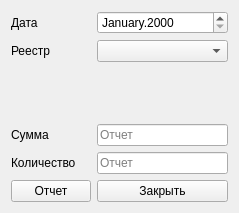
<?xml version="1.0" encoding="UTF-8"?>
<ui version="4.0">
 <class>ReportForm</class>
 <widget class="QWidget" name="ReportForm">
  <property name="geometry">
   <rect>
    <x>0</x>
    <y>0</y>
    <width>239</width>
    <height>213</height>
   </rect>
  </property>
  <property name="windowTitle">
   <string>Отчеты</string>
  </property>
  <property name="windowIcon">
   <iconset resource="../../resources/main.qrc">
    <normaloff>:/images/logo.png</normaloff>:/images/logo.png</iconset>
  </property>
  <layout class="QGridLayout" name="gridLayout">
   <item row="2" column="1">
    <widget class="QLabel" name="registerLabel">
     <property name="text">
      <string>Реестр</string>
     </property>
    </widget>
   </item>
   <item row="1" column="2">
    <widget class="QDateEdit" name="dateEdit">
     <property name="displayFormat">
      <string>MMMM.yyyy</string>
     </property>
    </widget>
   </item>
   <item row="5" column="1">
    <widget class="QLabel" name="countReportLabel">
     <property name="text">
      <string>Количество</string>
     </property>
    </widget>
   </item>
   <item row="2" column="2">
    <widget class="QComboBox" name="registerBox"/>
   </item>
   <item row="4" column="1">
    <widget class="QLabel" name="sumReportLabel">
     <property name="text">
      <string>Сумма</string>
     </property>
    </widget>
   </item>
   <item row="4" column="2">
    <widget class="QLineEdit" name="sumReportEdit">
     <property name="readOnly">
      <bool>true</bool>
     </property>
     <property name="placeholderText">
      <string>Отчет</string>
     </property>
     <property name="clearButtonEnabled">
      <bool>false</bool>
     </property>
    </widget>
   </item>
   <item row="6" column="1">
    <widget class="QPushButton" name="reportButton">
     <property name="text">
      <string>Отчет</string>
     </property>
    </widget>
   </item>
   <item row="6" column="2">
    <widget class="QPushButton" name="closeButton">
     <property name="text">
      <string>Закрыть</string>
     </property>
    </widget>
   </item>
   <item row="1" column="1">
    <widget class="QLabel" name="selectionLabel">
     <property name="text">
      <string>Дата</string>
     </property>
    </widget>
   </item>
   <item row="3" column="1">
    <spacer name="verticalSpacer">
     <property name="orientation">
      <enum>Qt::Vertical</enum>
     </property>
     <property name="sizeHint" stdset="0">
      <size>
       <width>20</width>
       <height>40</height>
      </size>
     </property>
    </spacer>
   </item>
   <item row="5" column="2">
    <widget class="QLineEdit" name="countReportEdit">
     <property name="readOnly">
      <bool>true</bool>
     </property>
     <property name="placeholderText">
      <string>Отчет</string>
     </property>
    </widget>
   </item>
  </layout>
 </widget>
 <resources>
  <include location="../../resources/main.qrc"/>
 </resources>
 <connections/>
</ui>
